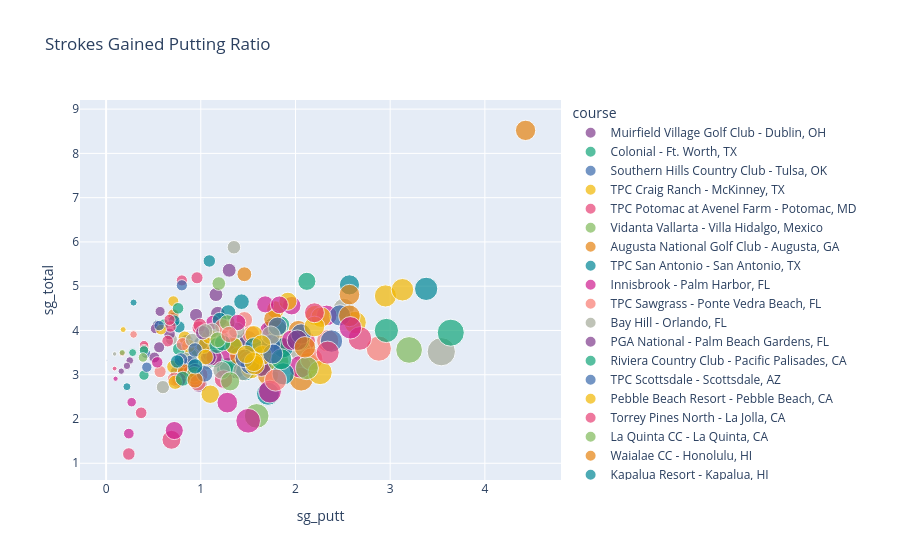

Notebook cell for this chart:
### Markdown cell above
Extra Testing

### Code cell
positive_sg_putt_ratios = pga_winners[pga_winners['sg_putt_ratio'] >= 0]

fig = px.scatter(positive_sg_putt_ratios, x='sg_putt', y='sg_total', color='course',
                 size='sg_putt_ratio',
                 title='Strokes Gained Putting Ratio',
                 color_discrete_sequence=px.colors.qualitative.Bold)

fig.show()
